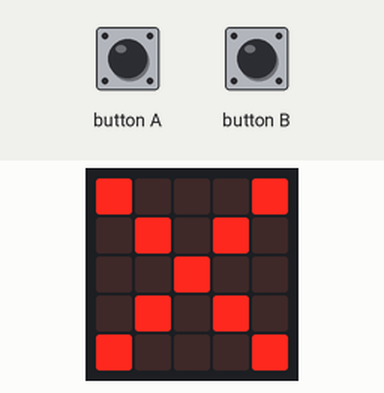
This program was run on a simulated BBC micro:bit (MakeCode). On the bench: the board's 5×5 LED display. The test bench sets the inputs (shaded band).

Above: at 1.6 s.
1.7 s: button B pressed for 0.15 s
At 2.6 s:
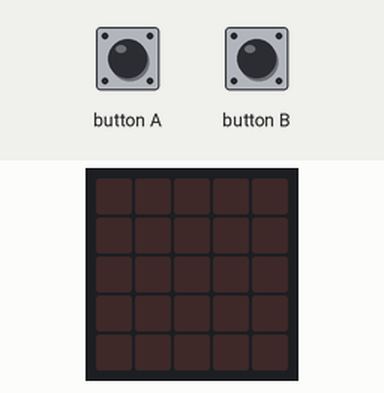
3.3 s: button A pressed for 0.15 s
At 4.4 s:
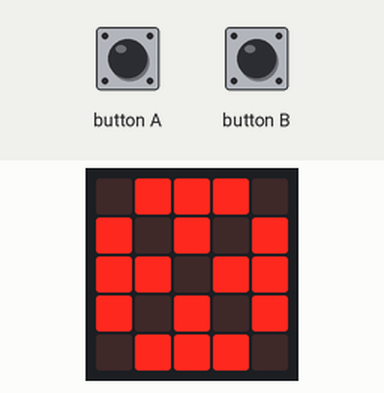
Timing chart, 0 to 6.3 s (numbered marks = the images above; inputs shaded):
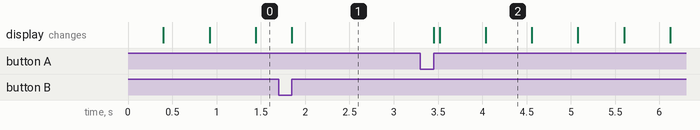

Measured:
- after the input at 1.7 s, the display: changes after 0.15 s (image 1)
- after the input at 3.3 s, the display: changes after 0.15 s (image 2)
- what the display in image 2 shows lasts 0.6 s, from 4.0 s to 4.6 s

The program:

main.ts
```typescript
function ledtoggleAll () {
    led.toggleAll()
}
input.onButtonPressed(Button.A, function () {
    led.enable(true)
})
input.onButtonPressed(Button.B, function () {
    led.enable(false)
})
basic.showLeds(`
    . # # # .
    # . # . #
    # # . # #
    # . # . #
    . # # # .
    `)
basic.forever(function () {
    ledtoggleAll()
    basic.pause(500)
})
```

test.ts
```typescript
// 在此处测试；当此软件包作为插件使用时，将不会编译此软件包。
```
